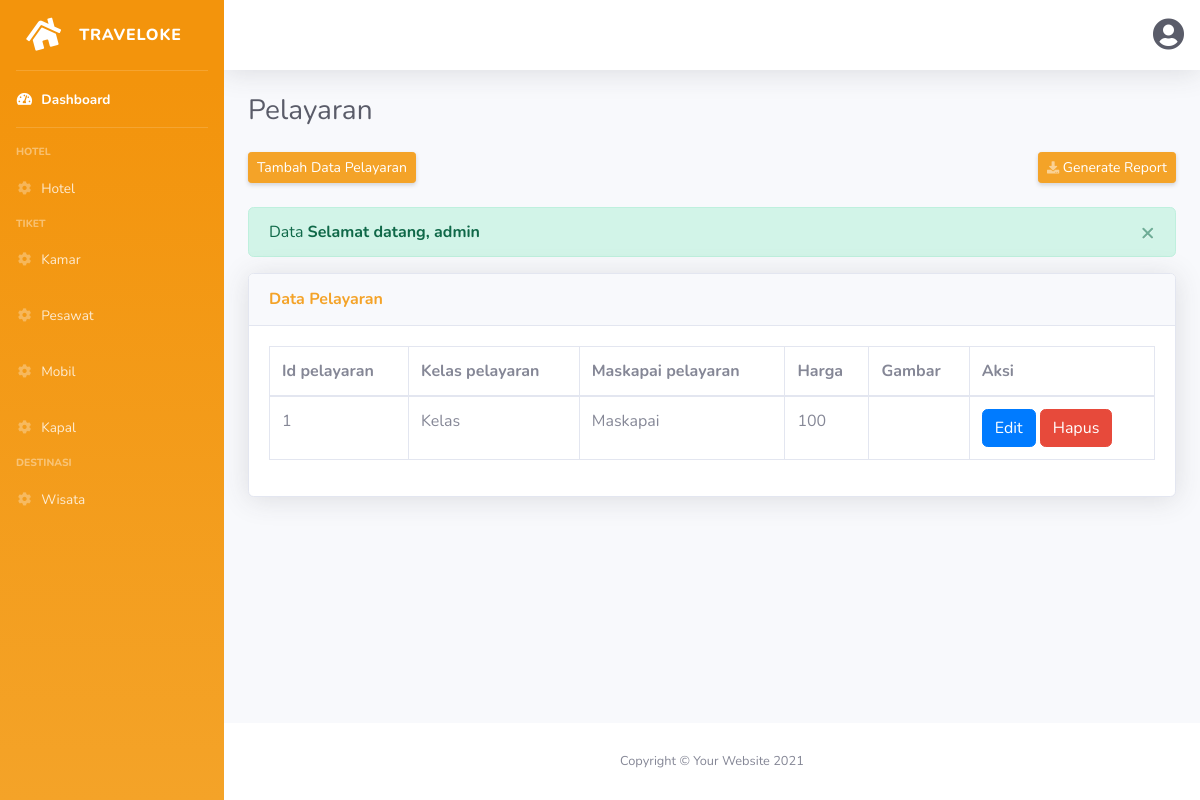
/ships (signed in), run on an earlier commit of the app's database.
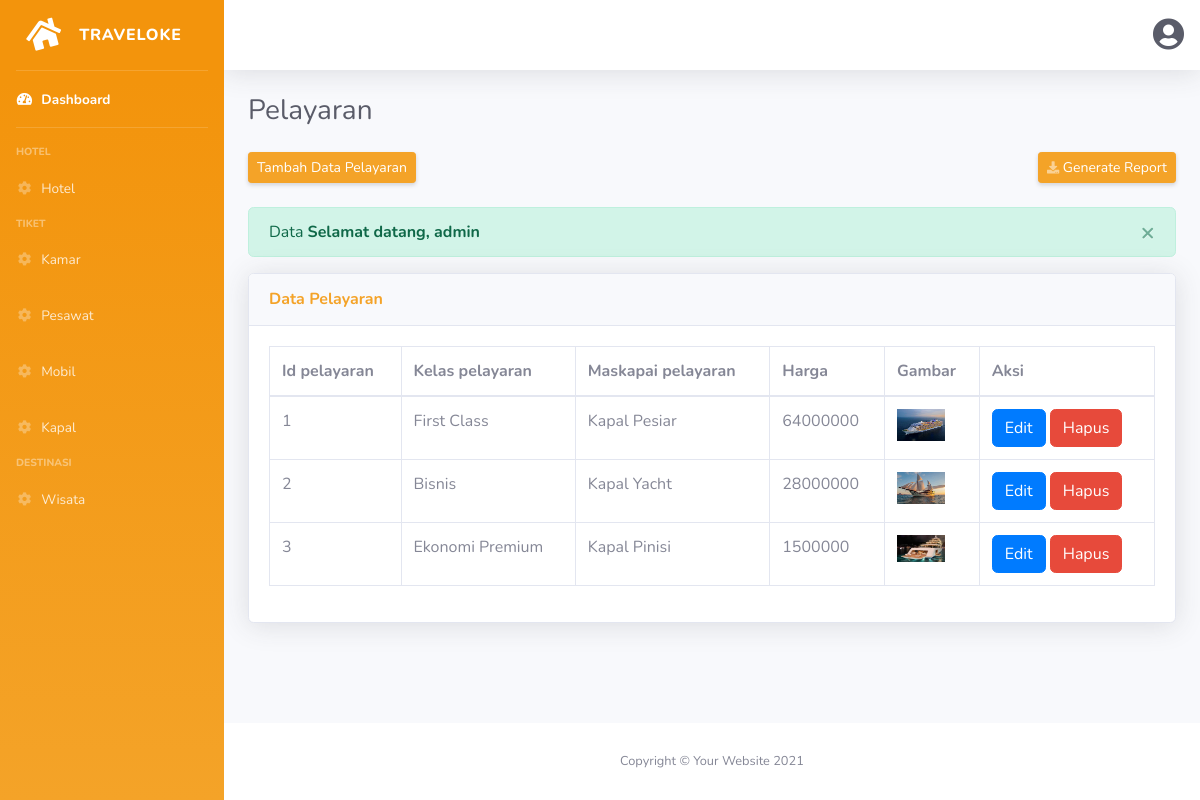
And on a later commit of the database.
### tables this page shows
CREATE TABLE `pelayaran` (
  `id_pelayaran` int(11) NOT NULL,
  `kelas_pelayaran` varchar(255) NOT NULL,
  `maskapai_pelayaran` varchar(255) NOT NULL,
  `harga` int(11) NOT NULL,
  `gambar` varchar(255) DEFAULT NULL
);

### app/core/Controller.php (called while the page is built, shortened)
<?php
class Controller {
    public function view($view, $data = [])
    {
        require_once '../app/views/' . $view . '.php';
    }
    public function model($model)
    {
        return new $model;
    }
}

### app/core/App.php (called while the page is built, shortened)
<?php
class App {
    protected $method = 'index';
    protected $params = [];
    public function __construct()
    {
        $this->controller = new $this->controller;
        call_user_func_array([$this->controller, $this->method], $this->params);
    }
}

### public/index.php (called while the page is built, shortened)
<?php
$app = new App;

### app/core/Database.php (called while the page is built, shortened)
<?php
class Database {
    private $host = DB_HOST;
    private $user = DB_USER;
    private $pass = DB_PASS;
    private $db_name = DB_NAME;
    private $dbh;
    private $stmt;
    public function __construct()
    {
        $dsn = 'mysql:host=' . $this->host . ';dbname=' . $this->db_name;
        $option = [
            PDO::ATTR_PERSISTENT => true,
            PDO::ATTR_ERRMODE => PDO::ERRMODE_EXCEPTION
        ];
        try {
            $this->dbh = new PDO($dsn, $this->user, $this->pass, $option);
        } catch(PDOException $e) {
            die($e->getMessage());
        }
    }
    public function query($query)
    {
        $this->stmt = $this->dbh->prepare($query);
    }
    public function bind($param, $value, $type = null)
    {
        if( is_null($type) ) {
            switch( true ) {
                case is_int($value) :
                    $type = PDO::PARAM_INT;
                    break;
            }
        }
        $this->stmt->bindValue($param, $value, $type);
    }
    public function execute()
    {
        $this->stmt->execute();
    }
    public function resultSet()
    {
        $this->execute();
        return $this->stmt->fetchAll(PDO::FETCH_ASSOC);
    }
}

### app/models/Ships_model.php (called while the page is built, shortened)
<?php
class Ships_model
{
    private $db;
    private $table = 'pelayaran';
    public function __construct()
    {
        $this->db = new Database;
    }
    public function getAllShips()
    {
        $this->db->query("SELECT * FROM {$this->table}");
        return $this->db->resultSet();
    }
}

### app/views/ship/index.php (the view, shortened to what the changed rows need)
<body id="page-top">
    <div id="wrapper">
        <div id="content-wrapper" class="d-flex flex-column">
            <div id="content">
                <div class="container-fluid">
                    <h1 class="h3 mb-0 text-gray-800">Pelayaran</h1>
                    <div class="card shadow mb-4">
                        <div class="card-body">
                            <div class="table-responsive">
                                <table class="table table-bordered" id="dataTable" width="100%" cellspacing="0">
                                    <thead>
                                        <tr>
                                            <th>Id pelayaran</th>
                                            <th>Kelas pelayaran</th>
                                            <th>Maskapai pelayaran</th>
                                            <th>Harga</th>
                                            <th>Gambar</th>
                                            <th>Aksi</th>
                                        </tr>
                                    </thead>
                                    <tbody>
                                        <?php foreach ($data['res']['ships'] as $ships) : ?>
                                            <tr>
                                                <td><?= $ships['id_pelayaran']; ?></td>
                                                <td><?= $ships['kelas_pelayaran']; ?></td>
                                                <td><?= $ships['maskapai_pelayaran']; ?></td>
                                                <td><?= $ships['harga']; ?></td>
                                                <td><img src="<?= BASEURL; ?>/public/img/<?= $ships['gambar']; ?>" alt="" width="48"></td>
                                                <td><a href="<?= BASEURL; ?>/ships/edit/<?= $ships['id_pelayaran']; ?>" class="btn btn-blue" data-toggle="modal" data-target="#editModal<?= $ships['id_pelayaran']; ?>">Edit</a> <a href="<?= BASEURL; ?>/ships/delete/<?= $ships['id_pelayaran']; ?>" class="btn btn-danger">Hapus</a></td>
                                            </tr>
                                        <?php endforeach; ?>
                                    </tbody>
                                </table>
                            </div>
                        </div>
                    </div>
                </div>
            </div>
        </div>
    </div>

What changed in the data, as far as the page shows it:
changed pelayaran id 1: kelas_pelayaran "Kelas" → "First Class"; maskapai_pelayaran "Maskapai" → "Kapal Pesiar"; harga "100" → "64000000"; gambar: picture added
added pelayaran: id_pelayaran "2", kelas_pelayaran "Bisnis", maskapai_pelayaran "Kapal Yacht", harga "28000000", gambar (picture)
added pelayaran: id_pelayaran "3", kelas_pelayaran "Ekonomi Premium", maskapai_pelayaran "Kapal Pinisi", harga "1500000", gambar (picture)
